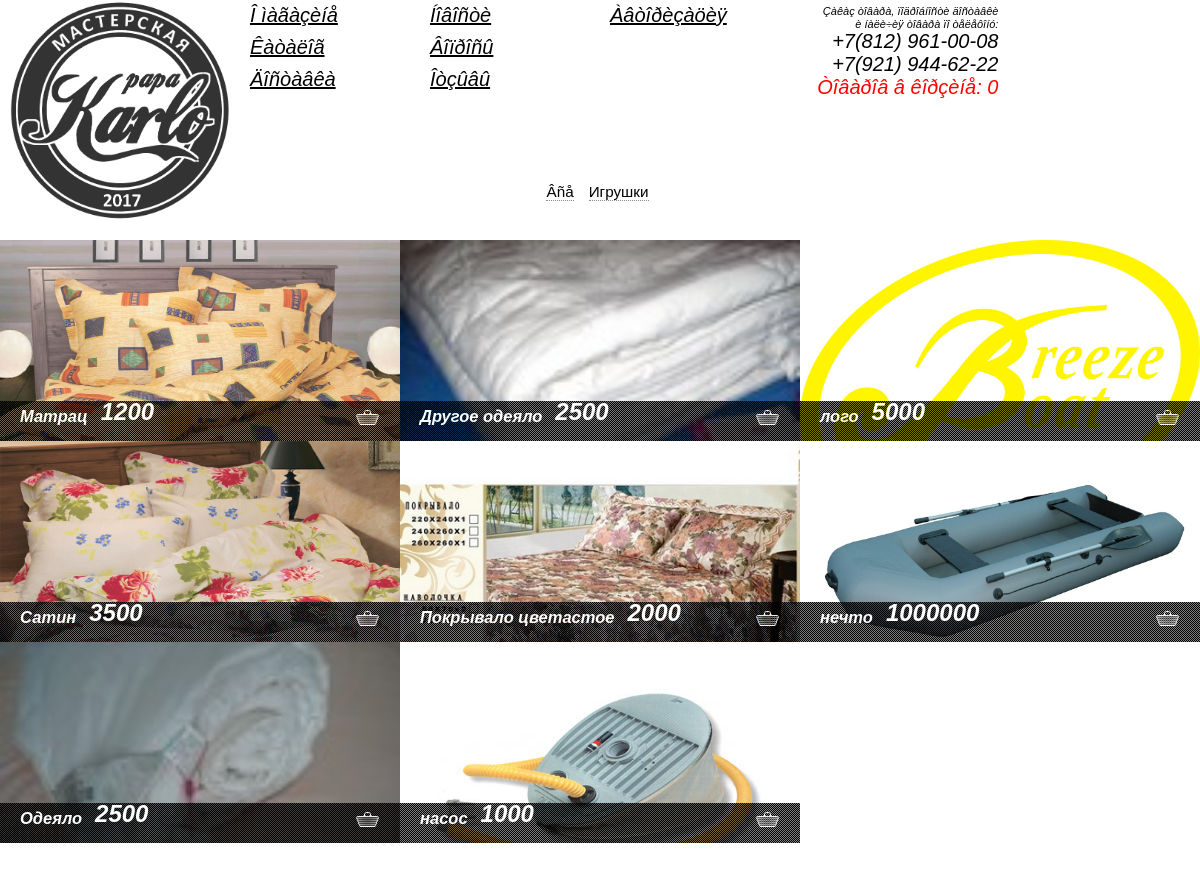
The page / on the database its author committed.
### tables this page shows
CREATE TABLE IF NOT EXISTS `em_category` (
  `id` int(11) NOT NULL AUTO_INCREMENT,
  `name` varchar(100) NOT NULL,
  `description` text NOT NULL,
  `imagefile` varchar(255) NOT NULL,
  `ordinal` int(11) NOT NULL DEFAULT '0',
  `isarchivate` int(11) NOT NULL DEFAULT '0',
  PRIMARY KEY (`id`)
);

CREATE TABLE IF NOT EXISTS `em_goods` (
  `id` int(11) NOT NULL AUTO_INCREMENT,
  `categoryid` int(11) NOT NULL,
  `name` varchar(100) NOT NULL,
  `description` text NOT NULL,
  `imagefile` varchar(255) DEFAULT NULL,
  `price` float DEFAULT NULL,
  `ordinal` int(11) NOT NULL DEFAULT '0',
  `isarchivate` int(11) NOT NULL DEFAULT '0' COMMENT 'товар а архиве или нет',
  `metadescription` text,
  `metakeywords` text,
  `updatedate` timestamp NULL DEFAULT CURRENT_TIMESTAMP,
  PRIMARY KEY (`id`)
);

CREATE TABLE IF NOT EXISTS `em_goods_params` (
  `id` int(11) NOT NULL AUTO_INCREMENT,
  `parentid` int(11) NOT NULL,
  `gid` int(11) NOT NULL,
  `pvid` int(11) NOT NULL,
  `paramid` int(11) NOT NULL COMMENT 'id  параметра зависимого от параметра описаного в parentId',
  `value` varchar(100) DEFAULT NULL,
  PRIMARY KEY (`id`)
);

### libs/helpers.php (called while the page is built, shortened)
<?php
function GetHost()
{
 $uri = $_SERVER['REQUEST_URI'];
 $server= $_SERVER['SERVER_NAME'];
 $uri = subStr($uri,1);
 $uri = subStr($uri,0,strPos($uri,"/"));
 if (_is_inet==1){
    return "http://$server/";
 }
 else
    return "http://$server/$uri/";
}
?>

### modules/em/em_category.php (called while the page is built, shortened)
<?php
    class Categoryes{
        public $catArray;
        function Categoryes(){
             $this->Load();
        }
        public function Load(){
            $query = "SELECT id FROM em_category WHERE isarchivate =0 order by ordinal";
            return $this->getList($query);
        }
        private function getList($query){
            $this->catArray = Array();
            $res = mQuery($query);
            while ($row = mysql_fetch_row($res)){
                $cat = new Category($row[0]);
                $this->catArray[count($this->catArray)] = $cat;
            }
            return $this->catArray;
        }
        public function getCategoryes(){
            return $this->catArray;
        }
    }
    class Category{
      public $id;
      function Category($id){
        $this->id = $id;
      }
      public function Load(){
        $this->loadProperties();
      }
      public function loadProperties(){
        $query = "SELECT id, name, description,imagefile,ordinal,isarchivate FROM em_category WHERE id = {$this->id}";
        $res = mQuery($query);
        while ($row = mysql_fetch_row($res)){
            $this->name         = $row[1];
        }
      }
    }
?>

### libs/db.php (called while the page is built, shortened)
<?php
function mQuery($query)
{
    global $dbh;
    if ($result = mysql_query($query, $dbh))
    {
        return $result;
    }
    else
    {
    }
}
?>

### modules/em/em_goods.php (called while the page is built, shortened)
<?php
    class GoodsList{
        private $list;
        public function getAllGoods(){
            return $this->list;
        }
        public function Load(){
            $query = "SELECT id FROM em_goods WHERE isarchivate =0 order by ordinal";
            return $this->getList($query);
        }
        private function getList($query){
            $this->list = Array();;
            $res = mQuery($query);
            while ($row = mysql_fetch_row($res)){
                $goodsOne = new Goods($row[0]);
                $this->list[count($this->list)] = $goodsOne;
            }
            return $this->list;
        }
    }
    class Goods{
        public $id;
        function Goods($id){
            $this->id = $id;
            $this->Load();
        }
        public function Load(){
            $query = "SELECT id,categoryid, name,description,imagefile,ordinal,updatedate,metadescription,metakeywords,isarchivate FROM em_goods WHERE id = {$this->id}";
            $res = mQuery($query);
            $row = mysql_fetch_row($res);
            $this->name         = $row[2];
            $this->imagefile    = $row[4];
        }
        public function getGoodsParam($pid){
            $this->goodsParameter = Array();
            $query = "SELECT gp.id, gp.pvid , gp.value
                        FROM em_goods_params gp, em_parameters p, em_param_value pv
                        WHERE gid = {$this->id}
                        AND gp.pvid = pv.id
                        AND pv.pid = p.id
                        AND p.id = $pid
                        ORDER BY gp.value,p.id, pv.id
                        ";
            $res = mQuery($query);
            while ($row = mysql_fetch_row($res)){
                $param  = new GoodsParameter($row[0]);
                $this->goodsParameter[count($this->goodsParameter)] = Array($param, $row[2]);
            }
            return $this->goodsParameter;
        }
    }
    class GoodsParameter{
        public $id;
        function  GoodsParameter($id){
            $this->id = $id;
            if (!$this->Load()){
            }
        }
        public function Load(){
            $query = "SELECT pvid, value, gid, parentid FROM em_goods_params WHERE id = {$this->id}";
            $res = mQuery($query);
            if($row = mysql_fetch_row($res)){
                $this->parameter = new ParameterValue($row[0]);
                $this->value = $row[1];
                $query = "SELECT p.name FROM em_parameters p, em_param_value pv WHERE pv.pid=p.id AND pv.id={$row[0]}";
                $result = mQuery($query);
                if ($r = mysql_fetch_row($result)){
                    $this->paramName = $r[0];
                }
                return true;
            }
            else
                return false;
        }
    }
?>

### modules/em/parameter.php (called while the page is built, shortened)
<?php
    class ParameterValue{
        function ParameterValue($id){
            $this->id = $id;
            $res = mQuery("SELECT id, ordinal, value, pid, description FROM em_param_value WHERE id = {$this->id}");
            $row = mysql_fetch_row($res);
            $this->descr = $row[4];
        }
    }
?>

### modules/FRONTEND/skin/common_skin/common_goodsone.php (called while the page is built, shortened)
<?php
  class Common_goodsone{
      public $goodsOne;
         public function getAddOrderMsgScript(){
            return "addGoodToCart({$this->goodsOne->id}, {$this->getPriceValueId()})";
         }
        function getPriceValueId(){
            return "'netpriceVar_{$this->goodsOne->id}'";
        }
  }
?>

### modules/FRONTEND/skin/bed_skin/em_goods_viewer.php (the view, shortened to what this page needs)
<?php
    class GoodsOneView extends Common_goodsone{
        public $goodsNum;
        function GoodsOneView($goodsOne,$number){
            $this->goodsOne = $goodsOne;
            $this->goodsNum = $number;
        }
        private function getLink(){
            return GetHost()."?show=goodsone&id=".$this->goodsOne->id;
        }
        public function getView(){
            $result = "";
            $result .= $this->getPlaceForOrderMsg();
            $goodsViewId = "litem_".$this->goodsNum;
            $descr = $this->goodsOne->desc;
            $price = $this->getViewPrice();
            $num = $this->goodsNum+551;
            $result .= '
<div style="top: 0px; left: 0px; margin-left: 0px; width: 400px; height: 377px;" class="litem" id="'.$goodsViewId.'">
   <div class="lview">
      <div class="limg">
         <img src="'.$this->goodsOne->imagefile.'" style=" width: 400px; height: 290px;" alt="" id="limg0" />
      </div>
      <div style="top: 337px;" class="netshad">
         <table>
            <tbody>
               <tr>
                  <td>
                     <div class="netname">'.$this->goodsOne->name.'</div>
                  </td>
                  <td>
                     <div class="netprice">'.$price[0].'</div>
                  </td>
               </tr>
            </tbody>
         </table>
         <div class="buy buy_'.$num.'">
            <span class="show_txt_bascket">
               <img style="cursor: pointer;" src="add_files/i_basket.png" alt="" onClick="'.$this->getAddOrderMsgScript().'" />
            </span>
         </div>
         <div class="buy buy_ok_'.$num.'" style="display:none;">
         </div>
      </div>
   </div>
         <div class="netname">'.$this->goodsOne->name.'</div>
            <a href="'.$this->getLink().'">
            </a>
         <p>'.$descr.'</p>
         <div class="size_descr" id=".$this->getSizeDesctValueId().">'.$price[2].'</div>
         '.$this->getViewParams().'
               '.$price[1].'
            <div class="netprice" id='.$this->getPriceValueId().'>'.$price[0].'</div>
            <div class="buy buy_'.$num.'">
                  <img style="cursor: pointer;" src="add_files/i_basket.png" alt="" onclick="'.$this->getAddOrderMsgScript().'" />
               <a href="#" onClick="'.$this->getAddOrderMsgScript().'">Êóïèòü</a>
            </div>
</div>
';
          return $result;
        }
        public function getViewParams(){
            $params = $this->goodsOne->getGoodsParam(1);
            $res = '<table class="beltth"><tbody>';
            for($i=0; $i<count($params); $i++){
                $param = $params[$i][0];
                $param->Load();
                $res .= "<tr>";
                $res .= "<td>{$param->paramName}:</td>";
                $res .= "<td>{$param->parameter->value}</td>";
                $res .= "</tr>";
            }
            $params = $this->goodsOne->getGoodsParam(5);
            for($i=0; $i<count($params); $i++){
                $param = $params[$i][0];
                $param->Load();
                $res .= "<tr>";
                $res .= "<td>{$param->paramName}:</td>";
                $res .= "<td>{$param->parameter->value}</td>";
                $res .= "</tr>";
            }
            $res .= '</tbody></table>';
            return $res;
        }
        private function getViewPrice(){
            $params = $this->goodsOne->getGoodsParam(Parameters::$priceParam);
            $res="";
            $firstPrice = 0;
            for($i=0; $i<count($params); $i++){
                $param = $params[$i][0];
                $param->Load();
                if ($i==0){
                    $className = 'card_size  price_select';
                    $firstPrice = $param->value;
                    $firstDescr = $param->parameter->descr;
                }
                else{
                    $className = 'card_size';
                }
                $someNum = 35+$i;
                $res .= '<div class="'.$className.'" style="font-size:1.5em;" onclick="buySizeApply1(this, '.$this->goodsOne->id.',\''.$param->value.'\',\''.$param->parameter->descr.'\', '.$someNum.','.$this->goodsNum.')">'.$param->parameter->value.'</div>';
            }
            return Array($firstPrice, $res, $firstDescr);
        }
    }
    class GoodsCatalog{
        private $categId;
        function GoodsCatalog($categId){
            $this->categId = $categId;
        }
        public function getCatalogView(){
            $result = "";
            $goodsList = new GoodsList();
            $goodsList->Load();
            if($this->categId!=null) {
                $allGoodsList = $goodsList->getGoodsByCateg($this->categId);
            }
            else{
                $allGoodsList = $goodsList->getAllGoods();
            }
            for($i=0;$i<count($allGoodsList); $i++){
                $goodsOneView = new GoodsOneView($allGoodsList[$i],$i);
                $result .= $goodsOneView->getView();
            }
            return $result;
        }
    }
?>

### modules/FRONTEND/skin/bed_skin/em_categories_viewer.php (shortened to what this page needs)
<?php
    class CategoriesViewer{
        private $categories;
        public $activeCat;
        function CategoriesViewer($categories){
            $this->categories = $categories;
        }
        public function getView(){
            $res = '<div id="linemarks"><div id="linemarks_cont">';
            $res .= '<ul class="cfx">';
            $href = GetHost();
            $class = '';
            if ($this->activeCat==null){
                $class = ' class="active"';
            }
            $res .= '<li'.$class.'><a href='.$href.'>Âñå</li>';
            $allCat = $this->categories->getCategoryes();
            for ($i=0; $i<count($allCat); $i++){
                $categ = $allCat[$i];
                $categ->Load();
                $href = GetHost()."?show="._CATEGORY."&id={$categ->id}";
                $class = '';
                 $res .= "<li$class><a href='$href'>{$categ->name}</a></li>";
            }
            $res .= '</ul></div></div>';
            return $res;
        }
        public static function getViewStatic($categories,$viewCategId){
            $Categs = new CategoriesViewer($categories);
            $Categs->activeCat = $viewCategId;
            return $Categs->getView();
        }
    }
?>

### rows shown on the page
em_category: name "Игрушки"
em_goods: imagefile (picture), name "Матрац"
em_goods_params: value "1200"
em_goods: imagefile (picture), name "Сатин"
em_goods_params: value "3500"
em_goods: imagefile (picture), name "Одеяло"
em_goods_params: value "2500"
em_goods: imagefile (picture), name "Другое одеяло"
em_goods_params: value "2500"
em_goods: imagefile (picture), name "Покрывало цветастое"
em_goods_params: value "2000"
em_goods: imagefile (picture), name "насос"
em_goods_params: value "1000"
em_goods: imagefile (picture), name "лого"
em_goods_params: value "5000"
em_goods: imagefile (picture), name "нечто"
em_goods_params: value "1000000"
